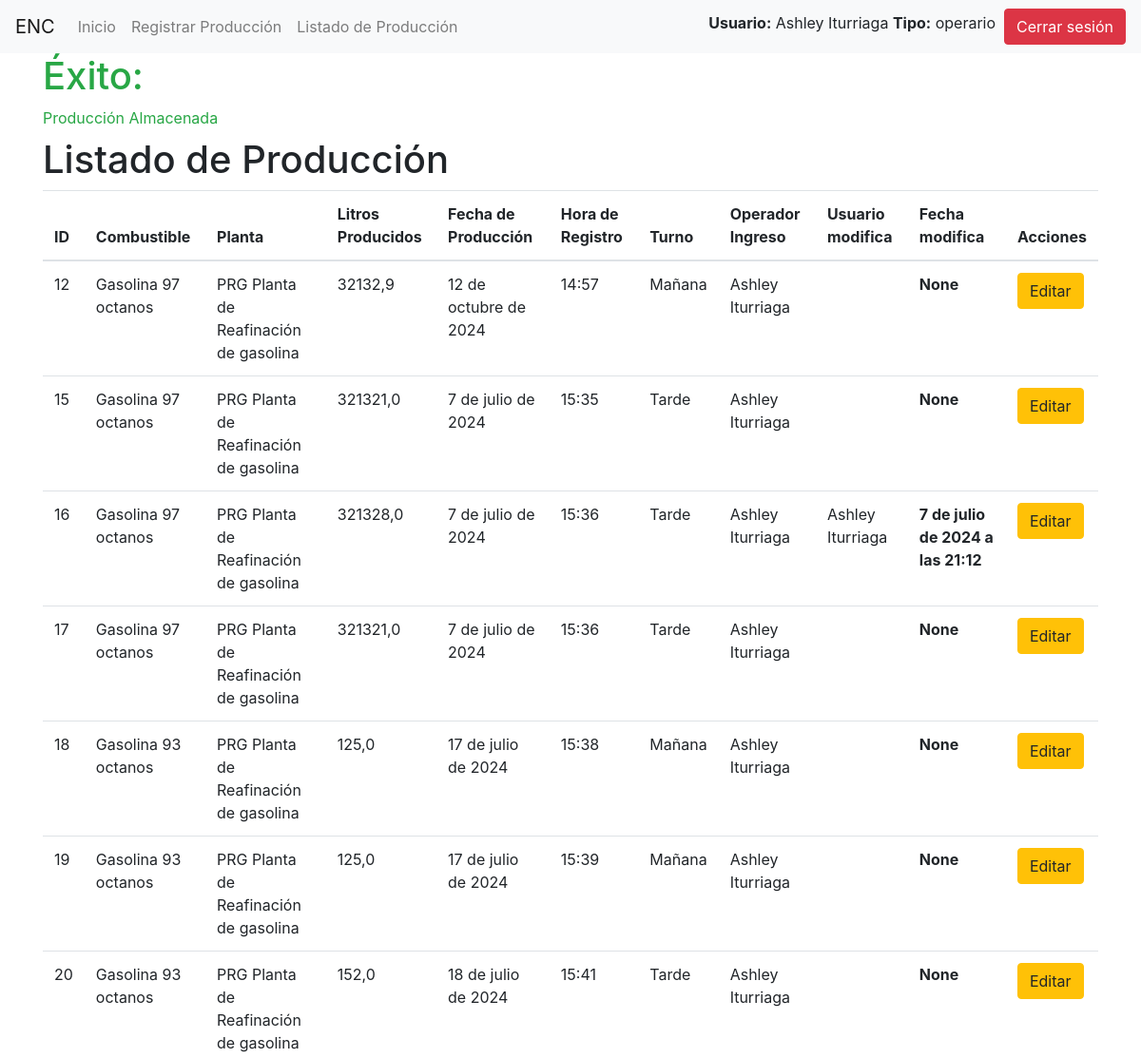
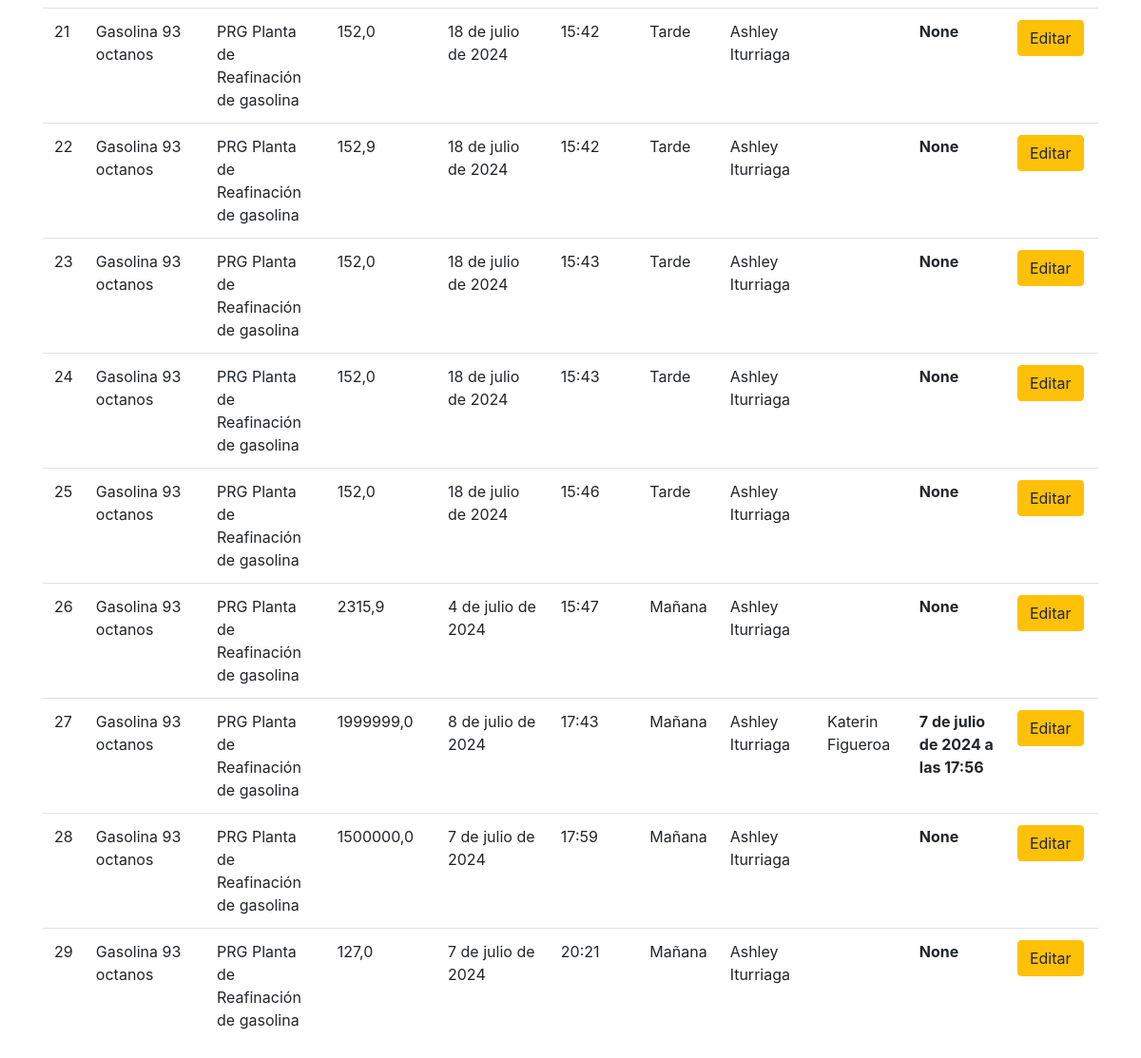
The page /listado/ (signed in) on the database as committed earlier (2 pictures, top to bottom).
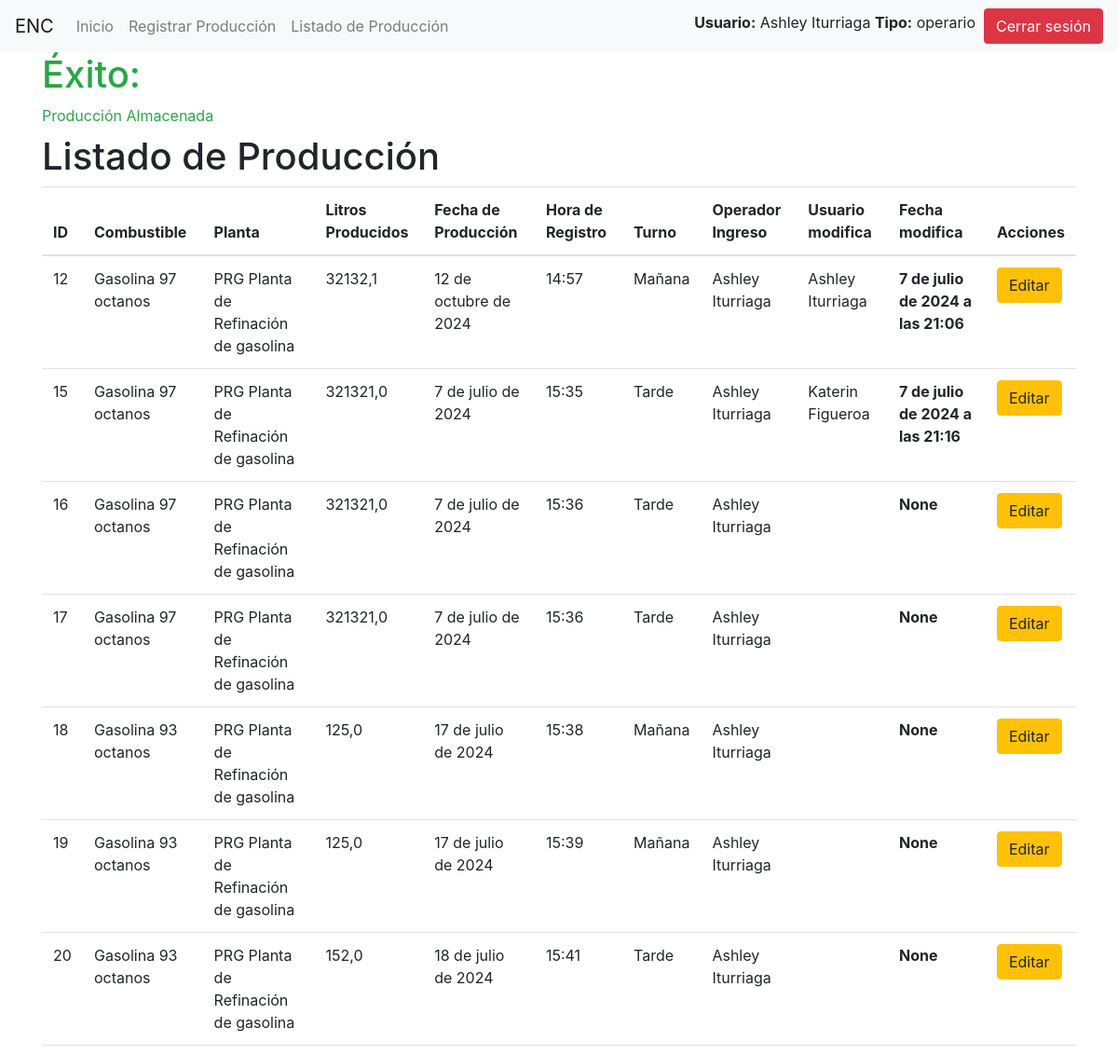
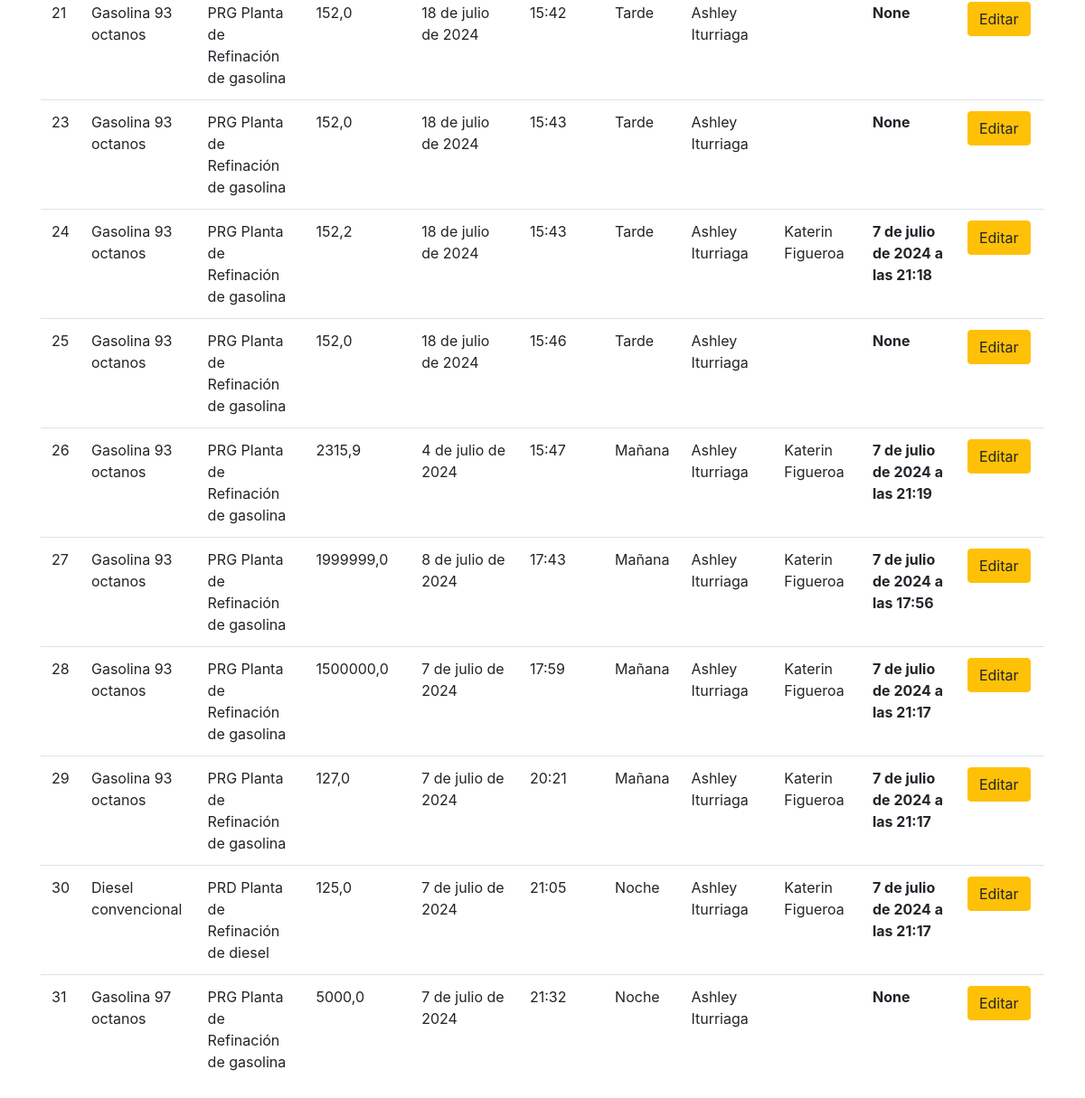
The same page on the database as committed later (2 pictures, top to bottom).
### produccion/models.py (models this page shows, shortened)
class Produccion(models.Model):
    codigo_combustible = models.ForeignKey(Producto, on_delete=models.CASCADE)
    litros_producidos = models.FloatField()
    fecha_produccion = models.DateField()
    turno = models.CharField(max_length=2, choices=[('AM', 'Mañana'), ('PM', 'Tarde'), ('MM', 'Noche')])
    hora_registro = models.TimeField(auto_now_add=True)
    operador = models.ForeignKey(User, on_delete=models.CASCADE, related_name='producciones_registradas')
    modificado_por = models.ForeignKey(User, on_delete=models.SET_NULL, null=True, blank=True, related_name='producciones_modificadas')
    fecha_modificacion = models.DateTimeField(null=True, blank=True)
    anulado = models.BooleanField(default=False)

class Producto(models.Model):
    codigo = models.CharField(max_length=10, unique=True)
    nombre = models.CharField(max_length=100)
    planta = models.ForeignKey(Planta, on_delete=models.CASCADE)

class Planta(models.Model):
    codigo = models.CharField(max_length=10, unique=True)
    nombre = models.CharField(max_length=100)

### produccion/views.py (the view)
# urls.py: path('listado/', views.listado_produccion, name='listado_produccion'),
@login_required
def listado_produccion(request):
    mensaje_exito = request.session.get('mensaje_exito', '')
    request.session['mensaje_exito'] = ''
    if request.user.is_staff:
        producciones = Produccion.objects.filter(anulado=False).select_related('codigo_combustible__planta', 'operador')
    else:
        producciones = Produccion.objects.filter(operador=request.user, anulado=False).select_related('codigo_combustible__planta', 'operador')
    return render(request, 'produccion/listado_produccion.html', {'producciones': producciones, 'mensaje_exito': mensaje_exito})

### produccion/templates/produccion/listado_produccion.html (shortened to what this page needs)
{% extends 'produccion/base.html' %}
{% block content %}
<h1>Listado de Producción</h1>
<table class="table">
    <thead>
        <tr>
            <th>ID</th>
            <th>Combustible</th>
            <th>Planta</th>
            <th>Litros Producidos</th>
            <th>Fecha de Producción</th>
            <th>Hora de Registro</th>
            <th>Turno</th>
            <th>Operador Ingreso</th>
            <th>Usuario modifica</th>
            <th>Fecha modifica</th>
            <th>Acciones</th>
        </tr>
    </thead>
    <tbody>
        {% for produccion in producciones %}
        <tr>
            <td>{{ produccion.id }}</td>
            <td>{{ produccion.codigo_combustible.nombre }}</td>
            <td>{{ produccion.codigo_combustible.planta.codigo }} {{ produccion.codigo_combustible.planta.nombre }}</td>
            <td>{{ produccion.litros_producidos }}</td>
            <td>{{ produccion.fecha_produccion }}</td>
            <td>{{ produccion.hora_registro }}</td>
            <td>{{ produccion.get_turno_display }}</td>
            <td>{{ produccion.operador.first_name }} {{ produccion.operador.last_name }}</td>
            <td>{{ produccion.modificado_por.first_name }} {{ produccion.modificado_por.last_name }}</td>
            <th>{{ produccion.fecha_modificacion }}</th>
            <td>
                <a href="{% url 'editar_produccion' produccion.id %}" class="btn btn-warning">Editar</a>
            </td>
        </tr>
        {% endfor %}
    </tbody>
</table>
{% endblock %}

### produccion/templates/produccion/base.html (shortened to what this page needs)
<!DOCTYPE html>
<html>
<head>
    <link rel="stylesheet" href="https://stackpath.bootstrapcdn.com/bootstrap/4.3.1/css/bootstrap.min.css">
</head>
<body>
    <nav class="navbar navbar-expand-lg navbar-light bg-light">
        <a class="navbar-brand" href="#">ENC</a>
        <div class="collapse navbar-collapse">
            <ul class="navbar-nav mr-auto">
                <li class="nav-item">
                    <a class="nav-link" href="{% url 'index' %}">Inicio</a>
                </li>
                {% if user.is_authenticated %}
                <li class="nav-item">
                    <a class="nav-link" href="{% url 'registro_produccion' %}">Registrar Producción</a>
                </li>
                <li class="nav-item">
                    <a class="nav-link" href="{% url 'listado_produccion' %}">Listado de Producción</a>
                </li>
                {% else %}
                <li class="nav-item">
                    <a class="nav-link" href="{% url 'login' %}">Iniciar Sesión</a>
                </li>
                {% endif %}
            </ul>
        </div>
        {% if user.is_authenticated %}
        <label>
            <b>Usuario:</b> {{ user.first_name }} {{ user.last_name }}
            <b>Tipo:</b> {% for group in user.groups.all %}
                            {{ group.name }}
                         {% endfor %}
        </label>
        <form action="{% url 'logout' %}" method="post">
            <button type="submit" class="btn btn-danger">Cerrar sesión</button>
        </form>
        {% endif %}
    </nav>
    <div class="container">
        {% if mensaje_exito %}
            <label class="text-success"><h1>Éxito:</h1> {{ mensaje_exito }}</label>
        {% endif %}
        {% block content %}
        {% endblock %}
    </div>
</body>
</html>

Rows that differ between the two databases and show on the page:
no longer on this page (row edited): Produccion: id "22", codigo_combustible.nombre "Gasolina 93 octanos", codigo_combustible.planta.codigo "PRG", codigo_combustible.planta.nombre "Planta de Reafinación de gasolina", litros_producidos "152,9", fecha_produccion "18 de julio de 2024", hora_registro "15:42", turno "Tarde", operador.first_name "Ashley", operador.last_name "Iturriaga", fecha_modificacion "None"
changed Produccion id 12: codigo_combustible.planta.nombre "Planta de Reafinación de gasolina" → "Planta de Refinación de gasolina"; litros_producidos "32132,9" → "32132,1"; modificado_por.first_name (not shown) → "Ashley"; modificado_por.last_name (not shown) → "Iturriaga"; fecha_modificacion "None" → "7 de julio de 2024 a las 21:06"
changed Produccion id 15: codigo_combustible.planta.nombre "Planta de Reafinación de gasolina" → "Planta de Refinación de gasolina"; modificado_por.first_name (not shown) → "Katerin"; modificado_por.last_name (not shown) → "Figueroa"; fecha_modificacion "None" → "7 de julio de 2024 a las 21:16"
changed Produccion id 16: codigo_combustible.planta.nombre "Planta de Reafinación de gasolina" → "Planta de Refinación de gasolina"; litros_producidos "321328,0" → "321321,0"; fecha_modificacion "7 de julio de 2024 a las 21:12" → "None"; modificado_por.first_name "Ashley" → (not shown); modificado_por.last_name "Iturriaga" → (not shown)
changed through a linked row, Produccion id 17: codigo_combustible.planta.nombre "Planta de Reafinación de gasolina" → "Planta de Refinación de gasolina"
changed through a linked row, Produccion id 18: codigo_combustible.planta.nombre "Planta de Reafinación de gasolina" → "Planta de Refinación de gasolina"
changed through a linked row, Produccion id 19: codigo_combustible.planta.nombre "Planta de Reafinación de gasolina" → "Planta de Refinación de gasolina"
changed through a linked row, Produccion id 20: codigo_combustible.planta.nombre "Planta de Reafinación de gasolina" → "Planta de Refinación de gasolina"
changed through a linked row, Produccion id 21: codigo_combustible.planta.nombre "Planta de Reafinación de gasolina" → "Planta de Refinación de gasolina"
changed through a linked row, Produccion id 23: codigo_combustible.planta.nombre "Planta de Reafinación de gasolina" → "Planta de Refinación de gasolina"
changed Produccion id 24: codigo_combustible.planta.nombre "Planta de Reafinación de gasolina" → "Planta de Refinación de gasolina"; litros_producidos "152,0" → "152,2"; modificado_por.first_name (not shown) → "Katerin"; modificado_por.last_name (not shown) → "Figueroa"; fecha_modificacion "None" → "7 de julio de 2024 a las 21:18"
changed through a linked row, Produccion id 25: codigo_combustible.planta.nombre "Planta de Reafinación de gasolina" → "Planta de Refinación de gasolina"
changed Produccion id 26: codigo_combustible.planta.nombre "Planta de Reafinación de gasolina" → "Planta de Refinación de gasolina"; modificado_por.first_name (not shown) → "Katerin"; modificado_por.last_name (not shown) → "Figueroa"; fecha_modificacion "None" → "7 de julio de 2024 a las 21:19"
changed through a linked row, Produccion "8 de julio de 2024": codigo_combustible.planta.nombre "Planta de Reafinación de gasolina" → "Planta de Refinación de gasolina"
changed Produccion id 28: codigo_combustible.planta.nombre "Planta de Reafinación de gasolina" → "Planta de Refinación de gasolina"; modificado_por.first_name (not shown) → "Katerin"; modificado_por.last_name (not shown) → "Figueroa"; fecha_modificacion "None" → "7 de julio de 2024 a las 21:17"
changed Produccion id 29: codigo_combustible.planta.nombre "Planta de Reafinación de gasolina" → "Planta de Refinación de gasolina"; modificado_por.first_name (not shown) → "Katerin"; modificado_por.last_name (not shown) → "Figueroa"; fecha_modificacion "None" → "7 de julio de 2024 a las 21:17"
added Produccion: id "30", codigo_combustible.nombre "Diesel convencional", codigo_combustible.planta.codigo "PRD", codigo_combustible.planta.nombre "Planta de Refinación de diesel", litros_producidos "125,0", fecha_produccion "7 de julio de 2024", hora_registro "21:05", turno "Noche", operador.first_name "Ashley", operador.last_name "Iturriaga", modificado_por.first_name "Katerin", modificado_por.last_name "Figueroa", fecha_modificacion "7 de julio de 2024 a las 21:17"
added Produccion: id "31", codigo_combustible.nombre "Gasolina 97 octanos", codigo_combustible.planta.codigo "PRG", codigo_combustible.planta.nombre "Planta de Refinación de gasolina", litros_producidos "5000,0", fecha_produccion "7 de julio de 2024", hora_registro "21:32", turno "Noche", operador.first_name "Ashley", operador.last_name "Iturriaga", fecha_modificacion "None"
